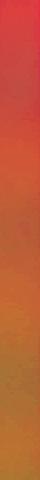
#> input picture ME416 - Intro to Robotics/HW4/Code/data/train_positive.png, 20 x 240 px, found by its file name (shown 2 times larger); the run also reads 1 picture not shown here
$ python hw4_report_2-3.py
#> lines starting #> are read from the running program, lines starting #| are printed output that depends on the picture; after the words box and inside, x2 and y2 are one past the last pixel; in counts of white or black regions, pixels touching at a corner belong together
### ME416 - Intro to Robotics/HW4/Code/image_processing.py
#!/usr/bin/env python3
"""
This is a library of functions for performing color-based image segmentation
of an image and finding its centroid.
"""


import cv2
import numpy as np


def classifier_parameters():
    """
    Returns two sets of thresholds indicating the three lower thresholds
    and upper thresholds for detecting pixels belonging to the track with
    respect to the background.
    """
    # BGR COLORSPACE
    #threshold_low = (90., 165., 108.)
    #threshold_high = (175., 200., 180.)
    # HSV COLORSPACE
    threshold_low = (47, 50, 143)
    threshold_high = (71, 129, 225)
    return threshold_low, threshold_high


def image_segment(img, threshold_low, threshold_high):
    """
    Take an image and two bounds value as the input,
    return a second image indicating which pixels fall in the given bounds.
    """
    img_segmented = cv2.inRange(img, threshold_low, threshold_high)
    return img_segmented


# [56 lines left out: functions image_patch, image_line_vertical, image_one_to_three_channels, image_centroid_horizontal, not called in this run]


def pixel_count(img):
    """
    Count how many pixels in the image are non-zero (positive label)
    and zero (negative label)
    """
    nb_positive = 0
    nb_negative = 0

    for row in img:
        for pixel in row:
            if pixel == 255:
                nb_positive+=1
            else:
                nb_negative+=1

    return nb_positive, nb_negative


# [62 lines left out: functions precision_recall, image_centroid_test, image_mix, not called in this run]


# [2 lines that do not run on import are left out]

### ME416 - Intro to Robotics/HW4/Question 2 Report/hw4_report_2-3.py
"""
Consider the following pairs of images:
1) ’train_positive.png’ , ’train_negative.png’ ;
2) ’cross_positive.png’ , ’cross_negative.png’ .

Write a Python script or use IPython to run the function pixel_count ( ) on each image
and report:
• Number of points for each image.
• Total number of positives and negatives for each image.
• Number of false positives and false negatives for each image (for this, you need to
consider that files ending in _positive have been cropped to contain only positive
examples, and files ending in _negative only negative examples).
• Precision and recall for each pair.

Include the images and the values in your report using a table so that they can be easily
interpreted.
"""


import cv2
import numpy as np
import image_processing as ip


train_pos = cv2.imread("/home/jilin/rastic_ws/src/me416_lab/data/train_positive.png")
#> train_pos is the input picture: shape (240, 20, 3); mean B, G, R 55.9, 92.1, 193.2
train_neg = cv2.imread("/home/jilin/rastic_ws/src/me416_lab/data/train_negative.png")
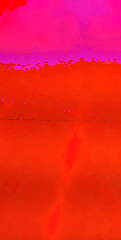
#> input picture ME416 - Intro to Robotics/HW4/Code/data/train_negative.png, 121 x 240 px, found by its file name
#> train_neg is the input picture: shape (240, 121, 3); mean B, G, R 41.4, 31.9, 239.7
cross_pos = cv2.imread("/home/jilin/rastic_ws/src/me416_lab/data/cross_positive.png")
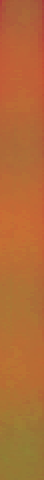
#> input picture ME416 - Intro to Robotics/HW4/Code/data/cross_positive.png, 22 x 240 px, found by its file name (shown 2 times larger)
#> cross_pos is the input picture: shape (240, 22, 3); mean B, G, R 54.1, 107, 178.3
cross_neg = cv2.imread("/home/jilin/rastic_ws/src/me416_lab/data/cross_negative.png")
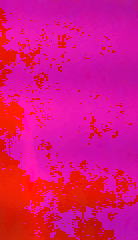
#> input picture ME416 - Intro to Robotics/HW4/Code/data/cross_negative.png, 138 x 240 px, found by its file name
#> cross_neg is the input picture: shape (240, 138, 3); mean B, G, R 125.3, 19.4, 217.8
test_pos = cv2.imread("/home/jilin/rastic_ws/src/me416_lab/data/test_positive.png")
test_neg = cv2.imread("/home/jilin/rastic_ws/src/me416_lab/data/test_negative.png")
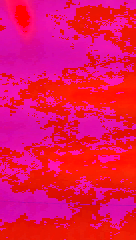
#> input picture ME416 - Intro to Robotics/HW4/Code/data/test_negative.png, 136 x 240 px, found by its file name
#> test_neg is the input picture: shape (240, 136, 3); mean B, G, R 88.2, 17.4, 233

targets = [train_pos, train_neg, cross_pos, cross_neg, test_pos, test_neg]
targets_names = ["train_positive.png", "train_negative.png",
                 "cross_positive.png", "cross_negative.png",
                 "test_positive.png", "test_negative.png"]
low, high = ip.classifier_parameters()
TRAIN_TRUE_POS = 4800.
CROSS_TRUE_POS = 5280.
TEST_TRUE_POS = 4080.
recall = 0
precision = 0
false_neg = 0
false_pos = 0

print(f"{'-':-^50}")
for ii, target in enumerate(targets):
    print(f"Current image is: {targets_names[ii]}")
    target_segmented = ip.image_segment(target, low, high)
    pos, neg = ip.pixel_count(target_segmented)
    print(f"Total number of points: {pos+neg}")
    print(f"Total number of positive points: {pos}")
    print(f"Total number of negative points: {neg}")
    if targets_names[ii] == "train_positive.png" \
        or targets_names[ii] == "cross_positive.png" \
        or targets_names[ii] == "test_positive.png":
        print(f"Number of false negatives: {neg}")
        false_neg = neg
    else:
        print(f"Number of false positives: {pos}")
        false_pos = pos
    print(f"{'-':-^50}")
    if ii%2 == 1: # one pair has been calculated
        if targets_names[ii] == "train_negative.png":
            recall = TRAIN_TRUE_POS/(TRAIN_TRUE_POS+false_neg)
            precision = TRAIN_TRUE_POS/(TRAIN_TRUE_POS+false_pos)
            print(f"'train_' pair recall = {recall}, precision = {precision}")
            print(f"{'-':-^50}")
        elif targets_names[ii] == "cross_negative.png":
            recall = CROSS_TRUE_POS/(CROSS_TRUE_POS+false_neg)
            precision = CROSS_TRUE_POS/(CROSS_TRUE_POS+false_pos)
            print(f"'cross_' pair recall = {recall}, precision = {precision}")
            print(f"{'-':-^50}")
        else:
            recall = TEST_TRUE_POS/(TEST_TRUE_POS+false_neg)
            precision = TEST_TRUE_POS/(TEST_TRUE_POS+false_pos)
            print(f"'test_' pair recall = {recall}, precision = {precision}")
            print(f"{'-':-^50}")
#> this loop made 6 passes
#> (pos, neg, false_neg) on passes 1, 3, 5: (4794, 6, 6), (5280, 0, 0), (4080, 0, 0)
#> (pos, neg, recall) on passes 2, 4, 6: (0, 29040, 0.999), (0, 33120, 1), (0, 32640, 1)
#> (printed output is left out)
#> pass 1, in image_segment, `img_segmented = cv2.inRange(img, threshold_low, threshold_high)`:
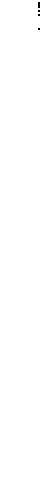
#> img_segmented: shape (240, 20) (shown 2 times larger); 99.9% white; black in thin lines or dots, all inside (x1, y1, x2, y2) = (19, 1, 20, 15)
#> after the loop: target_segmented: shape (240, 136); every value is 0
